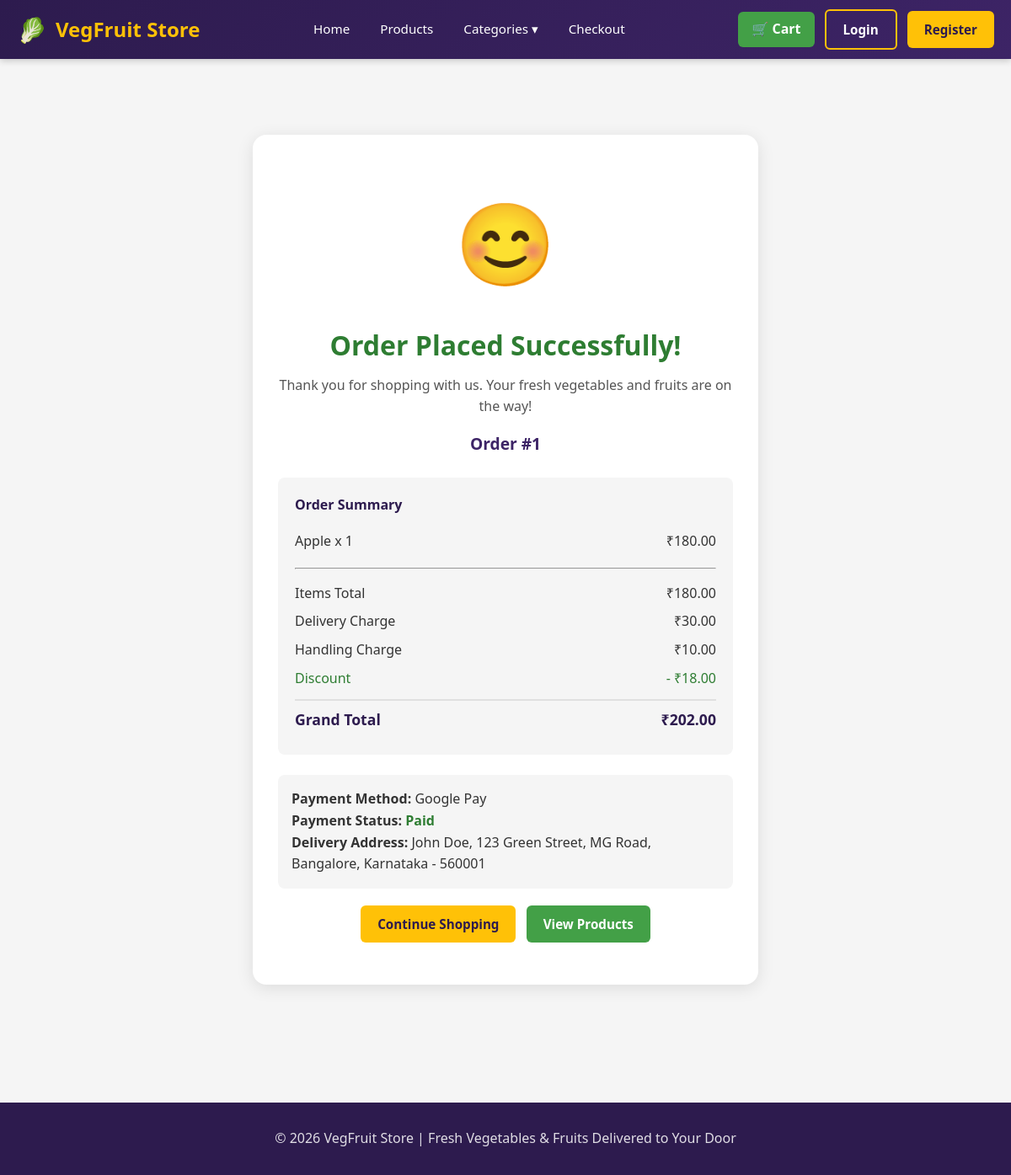
The app's page /orders/order-success/1/ with its own data.
### orders/models.py (models this page shows, shortened)
class Order(models.Model):
    STATUS_CHOICES = [
        ('Placed', 'Placed'),
        ('Processing', 'Processing'),
        ('Shipped', 'Shipped'),
        ('Delivered', 'Delivered'),
        ('Cancelled', 'Cancelled'),
    ]
    cart = models.ForeignKey(Cart, on_delete=models.SET_NULL, null=True, blank=True)
    address = models.ForeignKey(Address, on_delete=models.SET_NULL, null=True, blank=True)
    status = models.CharField(max_length=20, choices=STATUS_CHOICES, default='Placed')
    items_total = models.DecimalField(max_digits=10, decimal_places=2, default=0)
    delivery_charge = models.DecimalField(max_digits=10, decimal_places=2, default=30)
    handling_charge = models.DecimalField(max_digits=10, decimal_places=2, default=10)
    coupon = models.ForeignKey(Coupon, on_delete=models.SET_NULL, null=True, blank=True)
    discount = models.DecimalField(max_digits=10, decimal_places=2, default=0)
    grand_total = models.DecimalField(max_digits=10, decimal_places=2, default=0)
    payment_method = models.CharField(max_length=50, blank=True, default='')
    payment_status = models.CharField(max_length=20, default='Paid')
    created_at = models.DateTimeField(auto_now_add=True)

class OrderItem(models.Model):
    order = models.ForeignKey(Order, on_delete=models.CASCADE, related_name='items')
    product_name = models.CharField(max_length=200)
    product_price = models.DecimalField(max_digits=10, decimal_places=2)
    quantity = models.PositiveIntegerField(default=1)
    subtotal = models.DecimalField(max_digits=10, decimal_places=2)

class Address(models.Model):
    full_name = models.CharField(max_length=150)
    phone = models.CharField(max_length=20)
    address_line = models.TextField()
    city = models.CharField(max_length=100)
    state = models.CharField(max_length=100)
    pincode = models.CharField(max_length=10)
    created_at = models.DateTimeField(auto_now_add=True)

### orders/views.py (the view)
# urls.py: path('order-success/<int:order_id>/', views.order_success, name='order_success'),
def order_success(request, order_id):
    order = Order.objects.filter(id=order_id).first()
    if not order:
        return redirect('products:home')
    order_items = order.items.all()
    context = {
        'order': order,
        'order_items': order_items,
    }
    return render(request, 'orders/order_success.html', context)

### cart/context_processors.py (called while the page is built)
def cart_processor(request):
    cart = None
    cart_count = 0
    session_id = request.session.session_key
    if session_id:
        cart = Cart.objects.filter(session_id=session_id).first()
        if cart:
            cart_count = cart.total_items
    return {
        'cart': cart,
        'cart_count': cart_count,
    }

### products/context_processors.py (called while the page is built)
def categories_processor(request):
    categories = Category.objects.all()
    return {'all_categories': categories}

### templates/orders/order_success.html (shortened to what this page needs)
{% extends 'base.html' %}
{% load static %}
{% block content %}
<div class="container">
    <div class="success-container">
        <div class="smiley">😊</div>
        <h1>Order Placed Successfully!</h1>
        <p style="color: #555; margin-top: 10px;">Thank you for shopping with us. Your fresh vegetables and fruits are on the way!</p>
        <div class="order-id">Order #{{ order.id }}</div>
        <div class="order-details">
            <h4>Order Summary</h4>
            {% for item in order_items %}
            <div style="display: flex; justify-content: space-between; padding: 6px 0;">
                <span>{{ item.product_name }} x {{ item.quantity }}</span>
                <span>₹{{ item.subtotal }}</span>
            </div>
            {% endfor %}
            <hr style="margin: 12px 0;">
            <div style="display: flex; justify-content: space-between; padding: 4px 0;">
                <span>Items Total</span>
                <span>₹{{ order.items_total }}</span>
            </div>
            <div style="display: flex; justify-content: space-between; padding: 4px 0;">
                <span>Delivery Charge</span>
                <span>₹{{ order.delivery_charge }}</span>
            </div>
            <div style="display: flex; justify-content: space-between; padding: 4px 0;">
                <span>Handling Charge</span>
                <span>₹{{ order.handling_charge }}</span>
            </div>
            {% if order.discount > 0 %}
            <div style="display: flex; justify-content: space-between; padding: 4px 0; color: var(--green-dark);">
                <span>Discount</span>
                <span>- ₹{{ order.discount }}</span>
            </div>
            {% endif %}
            <div style="display: flex; justify-content: space-between; padding: 8px 0; font-weight: 700; font-size: 1.1rem; color: var(--purple-dark); border-top: 2px solid var(--gray-light); margin-top: 8px;">
                <span>Grand Total</span>
                <span>₹{{ order.grand_total }}</span>
            </div>
        </div>
        <div style="text-align: left; background: var(--light-bg); padding: 16px; border-radius: 8px; margin-bottom: 20px;">
            <strong>Payment Method:</strong> {{ order.payment_method }}<br>
            <strong>Payment Status:</strong> <span style="color: var(--green-dark); font-weight: 600;">{{ order.payment_status }}</span><br>
            <strong>Delivery Address:</strong> {{ order.address.full_name }}, {{ order.address.address_line }}, {{ order.address.city }}, {{ order.address.state }} - {{ order.address.pincode }}
        </div>
        <a href="{% url 'products:home' %}" class="btn btn-yellow">Continue Shopping</a>
        <a href="{% url 'products:product_list' %}" class="btn btn-primary" style="margin-left: 8px;">View Products</a>
    </div>
</div>
{% endblock %}

### static/style.css (style rules this page uses)
:root { --yellow: #FFC107; --yellow-light: #FFE082; --yellow-dark: #FFA000; --green: #43A047; --green-light: #66BB6A; --green-dark: #2E7D32; --purple: #3D2466; --purple-dark: #2D1B4E; --purple-light: #5E35B1; --white: #FFFFFF; --light-bg: #F5F5F5; --gray: #757575; --gray-light: #E0E0E0; --danger: #E53935; --success: #43A047; }
* { margin: 0; padding: 0; box-sizing: border-box; }
body { font-family: 'Segoe UI', Tahoma, Geneva, Verdana, sans-serif; background-color: var(--light-bg); color: #333; line-height: 1.6; }
a { text-decoration: none; color: inherit; }
.btn { padding: 10px 20px; border: none; border-radius: 6px; font-weight: 600; cursor: pointer; transition: all 0.2s; display: inline-block; font-size: 0.95rem; }
.btn-primary { background-color: var(--green); color: var(--white); }
.btn-yellow { background-color: var(--yellow); color: var(--purple-dark); }
.container { max-width: 1280px; margin: 0 auto; padding: 30px 20px; }
.success-container { max-width: 600px; margin: 60px auto; text-align: center; background: var(--white); padding: 50px 30px; border-radius: 16px; box-shadow: 0 4px 20px rgba(0,0,0,0.1); }
.smiley { font-size: 6rem; margin-bottom: 20px; animation: bounce 1s ease infinite; }
.success-container h1 { color: var(--green-dark); font-size: 2rem; margin-bottom: 10px; }
.success-container .order-id { color: var(--purple); font-size: 1.2rem; font-weight: 700; margin: 16px 0; }
.order-details { text-align: left; background: var(--light-bg); padding: 20px; border-radius: 8px; margin: 24px 0; }
.order-details h4 { color: var(--purple-dark); margin-bottom: 12px; }

### records on screen
Order: id "1", items_total "180.00", delivery_charge "30.00", handling_charge "10.00", discount "18.00", grand_total "202.00", payment_method "Google Pay", payment_status "Paid", address.full_name "John Doe", address.address_line "123 Green Street, MG Road", address.city "Bangalore", address.state "Karnataka", address.pincode "560001"
OrderItem: product_name "Apple", quantity "1", subtotal "180.00"
